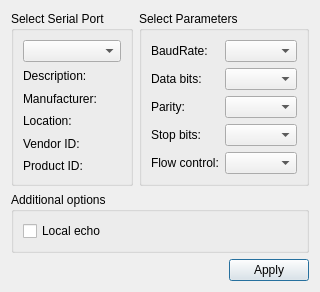
<?xml version="1.0" encoding="UTF-8"?>
<ui version="4.0">
 <class>SettingsDialog</class>
 <widget class="QDialog" name="SettingsDialog">
  <property name="geometry">
   <rect>
    <x>0</x>
    <y>0</y>
    <width>281</width>
    <height>262</height>
   </rect>
  </property>
  <property name="windowTitle">
   <string>Settings</string>
  </property>
  <layout class="QGridLayout" name="gridLayout_3">
   <item row="0" column="1">
    <widget class="QGroupBox" name="parametersBox">
     <property name="title">
      <string>Select Parameters</string>
     </property>
     <layout class="QGridLayout" name="gridLayout_2">
      <item row="0" column="0">
       <widget class="QLabel" name="baudRateLabel">
        <property name="text">
         <string>BaudRate:</string>
        </property>
       </widget>
      </item>
      <item row="0" column="1">
       <widget class="QComboBox" name="baudRateBox"/>
      </item>
      <item row="1" column="0">
       <widget class="QLabel" name="dataBitsLabel">
        <property name="text">
         <string>Data bits:</string>
        </property>
       </widget>
      </item>
      <item row="1" column="1">
       <widget class="QComboBox" name="dataBitsBox"/>
      </item>
      <item row="2" column="0">
       <widget class="QLabel" name="parityLabel">
        <property name="text">
         <string>Parity:</string>
        </property>
       </widget>
      </item>
      <item row="2" column="1">
       <widget class="QComboBox" name="parityBox"/>
      </item>
      <item row="3" column="0">
       <widget class="QLabel" name="stopBitsLabel">
        <property name="text">
         <string>Stop bits:</string>
        </property>
       </widget>
      </item>
      <item row="3" column="1">
       <widget class="QComboBox" name="stopBitsBox"/>
      </item>
      <item row="4" column="0">
       <widget class="QLabel" name="flowControlLabel">
        <property name="text">
         <string>Flow control:</string>
        </property>
       </widget>
      </item>
      <item row="4" column="1">
       <widget class="QComboBox" name="flowControlBox"/>
      </item>
     </layout>
    </widget>
   </item>
   <item row="0" column="0">
    <widget class="QGroupBox" name="selectBox">
     <property name="title">
      <string>Select Serial Port</string>
     </property>
     <layout class="QGridLayout" name="gridLayout">
      <item row="0" column="0">
       <widget class="QComboBox" name="serialPortInfoListBox"/>
      </item>
      <item row="1" column="0">
       <widget class="QLabel" name="descriptionLabel">
        <property name="text">
         <string>Description:</string>
        </property>
       </widget>
      </item>
      <item row="2" column="0">
       <widget class="QLabel" name="manufacturerLabel">
        <property name="text">
         <string>Manufacturer:</string>
        </property>
       </widget>
      </item>
      <item row="3" column="0">
       <widget class="QLabel" name="locationLabel">
        <property name="text">
         <string>Location:</string>
        </property>
       </widget>
      </item>
      <item row="4" column="0">
       <widget class="QLabel" name="vidLabel">
        <property name="text">
         <string>Vendor ID:</string>
        </property>
       </widget>
      </item>
      <item row="5" column="0">
       <widget class="QLabel" name="pidLabel">
        <property name="text">
         <string>Product ID:</string>
        </property>
       </widget>
      </item>
     </layout>
    </widget>
   </item>
   <item row="2" column="0" colspan="2">
    <layout class="QHBoxLayout" name="horizontalLayout">
     <item>
      <spacer name="horizontalSpacer">
       <property name="orientation">
        <enum>Qt::Horizontal</enum>
       </property>
       <property name="sizeHint" stdset="0">
        <size>
         <width>96</width>
         <height>20</height>
        </size>
       </property>
      </spacer>
     </item>
     <item>
      <widget class="QPushButton" name="applyButton">
       <property name="text">
        <string>Apply</string>
       </property>
      </widget>
     </item>
    </layout>
   </item>
   <item row="1" column="0" colspan="2">
    <widget class="QGroupBox" name="additionalOptionsGroupBox">
     <property name="title">
      <string>Additional options</string>
     </property>
     <layout class="QVBoxLayout" name="verticalLayout">
      <item>
       <widget class="QCheckBox" name="localEchoCheckBox">
        <property name="enabled">
         <bool>true</bool>
        </property>
        <property name="text">
         <string>Local echo</string>
        </property>
        <property name="checkable">
         <bool>true</bool>
        </property>
       </widget>
      </item>
     </layout>
    </widget>
   </item>
  </layout>
 </widget>
 <resources/>
 <connections/>
</ui>
